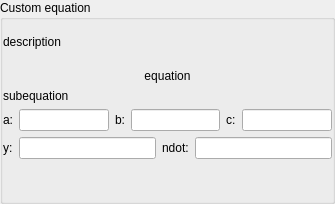
<?xml version="1.0" encoding="UTF-8"?>
<ui version="4.0">
 <class>customDeltaTEquationDialogForm</class>
 <widget class="QWidget" name="customDeltaTEquationDialogForm">
  <property name="windowTitle">
   <string></string>
  </property>
  <property name="geometry">
   <rect>
    <x>0</x>
    <y>0</y>
    <width>335</width>
    <height>204</height>
   </rect>
  </property>
  <layout class="QVBoxLayout" name="verticalLayout">
   <property name="spacing">
    <number>0</number>
   </property>
   <property name="leftMargin">
    <number>0</number>
   </property>
   <property name="topMargin">
    <number>0</number>
   </property>
   <property name="rightMargin">
    <number>0</number>
   </property>
   <property name="bottomMargin">
    <number>0</number>
   </property>
   <item>
    <widget class="QGroupBox" name="customDeltaTEquationGroupBox">
     <property name="title">
      <string>Custom equation</string>
     </property>
     <layout class="QVBoxLayout" name="verticalLayout_3">
      <property name="leftMargin">
       <number>0</number>
      </property>
      <property name="topMargin">
       <number>0</number>
      </property>
      <property name="rightMargin">
       <number>0</number>
      </property>
      <property name="bottomMargin">
       <number>0</number>
      </property>
      <item>
       <widget class="QLabel" name="labelDescription">
        <property name="sizePolicy">
         <sizepolicy hsizetype="MinimumExpanding" vsizetype="MinimumExpanding">
          <horstretch>0</horstretch>
          <verstretch>0</verstretch>
         </sizepolicy>
        </property>
        <property name="text">
         <string notr="true">description</string>
        </property>
        <property name="wordWrap">
         <bool>true</bool>
        </property>
       </widget>
      </item>
      <item>
       <widget class="QLabel" name="labelEquation">
        <property name="text">
         <string notr="true">equation</string>
        </property>
        <property name="textFormat">
         <enum>Qt::RichText</enum>
        </property>
        <property name="alignment">
         <set>Qt::AlignCenter</set>
        </property>
       </widget>
      </item>
      <item>
       <widget class="QLabel" name="labelSubEquation">
        <property name="text">
         <string notr="true">subequation</string>
        </property>
       </widget>
      </item>
      <item>
       <layout class="QHBoxLayout" name="horizontalLayout">
        <item>
         <widget class="QLabel" name="labelCoefficientA">
          <property name="text">
           <string notr="true">a:</string>
          </property>
         </widget>
        </item>
        <item>
         <widget class="QLineEdit" name="lineEditCoefficientA">
          <property name="inputMethodHints">
           <set>Qt::ImhDigitsOnly</set>
          </property>
          <property name="alignment">
           <set>Qt::AlignRight|Qt::AlignTrailing|Qt::AlignVCenter</set>
          </property>
         </widget>
        </item>
        <item>
         <widget class="QLabel" name="labelCoefficientB">
          <property name="text">
           <string notr="true">b:</string>
          </property>
         </widget>
        </item>
        <item>
         <widget class="QLineEdit" name="lineEditCoefficientB">
          <property name="inputMethodHints">
           <set>Qt::ImhDigitsOnly</set>
          </property>
          <property name="alignment">
           <set>Qt::AlignRight|Qt::AlignTrailing|Qt::AlignVCenter</set>
          </property>
         </widget>
        </item>
        <item>
         <widget class="QLabel" name="labelCoefficientC">
          <property name="text">
           <string notr="true">c:</string>
          </property>
         </widget>
        </item>
        <item>
         <widget class="QLineEdit" name="lineEditCoefficientC">
          <property name="inputMethodHints">
           <set>Qt::ImhDigitsOnly</set>
          </property>
          <property name="alignment">
           <set>Qt::AlignRight|Qt::AlignTrailing|Qt::AlignVCenter</set>
          </property>
         </widget>
        </item>
       </layout>
      </item>
      <item>
       <layout class="QHBoxLayout" name="horizontalLayout_5">
        <item>
         <widget class="QLabel" name="labelYear">
          <property name="text">
           <string notr="true">y:</string>
          </property>
         </widget>
        </item>
        <item>
         <widget class="QLineEdit" name="lineEditYear">
          <property name="inputMethodHints">
           <set>Qt::ImhDigitsOnly</set>
          </property>
          <property name="alignment">
           <set>Qt::AlignRight|Qt::AlignTrailing|Qt::AlignVCenter</set>
          </property>
         </widget>
        </item>
        <item>
         <widget class="QLabel" name="labelNDot">
          <property name="text">
           <string notr="true">ndot:</string>
          </property>
         </widget>
        </item>
        <item>
         <widget class="QLineEdit" name="lineEditNDot">
          <property name="inputMethodHints">
           <set>Qt::ImhDigitsOnly</set>
          </property>
          <property name="alignment">
           <set>Qt::AlignRight|Qt::AlignTrailing|Qt::AlignVCenter</set>
          </property>
         </widget>
        </item>
       </layout>
      </item>
      <item>
       <spacer name="verticalSpacer">
        <property name="orientation">
         <enum>Qt::Vertical</enum>
        </property>
        <property name="sizeHint" stdset="0">
         <size>
          <width>20</width>
          <height>40</height>
         </size>
        </property>
       </spacer>
      </item>
     </layout>
    </widget>
   </item>
  </layout>
 </widget>
 <customwidgets>
  <customwidget>
   <class>StelCloseButton</class>
   <extends>QPushButton</extends>
   <header>gui/StelCloseButton.hpp</header>
  </customwidget>
 </customwidgets>
 <resources/>
 <connections/>
</ui>
